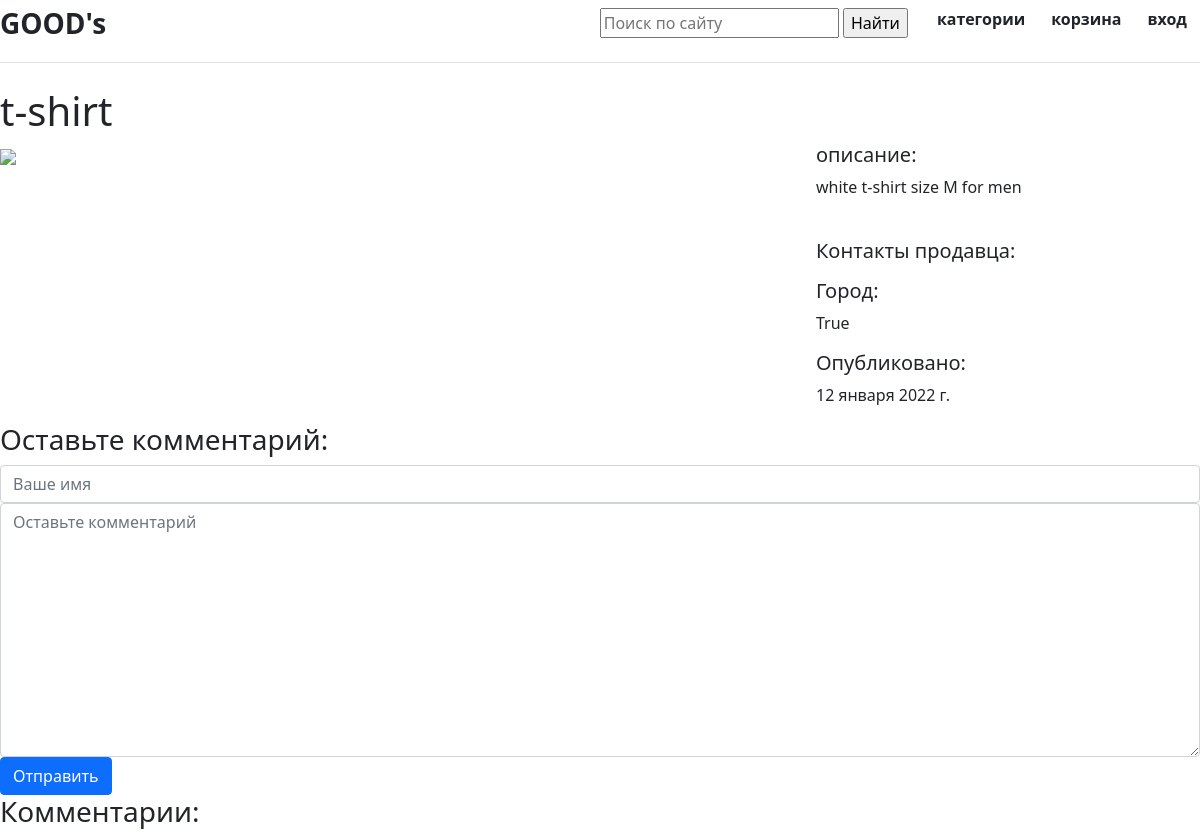
/1/, run on the app's committed database.
### goods/models.py (models this page shows, shortened)
class Post(models.Model):
    STATUS_CHOICES = (
        ('draft', 'Draft'),
        ('published', 'Published'),
    )
    CATEROGIES = (
        ("men's", "Men's"),
        ("women's", "Women's"),
        ("children's", "Children's"),
    )
    CITY = (
        ("Минск", "минск"),
        ("Брест", "брест"),
        ("Гродно", "гродно"),
        ("Гомель", "гомель"),
        ("Витебск", "витебск"),
        ("Могилев", "могилев")
    )
    author = models.ForeignKey(User, null=True, related_name='posts', on_delete=models.CASCADE)
    title = models.CharField(blank=True, max_length=100)
    category = models.CharField(max_length=10, choices=CATEROGIES)
    description = models.TextField(max_length=400)
    image = models.FileField(upload_to='img/')
    publish = models.DateTimeField(default=timezone.now)
    date = models.DateField(null=True, auto_now_add="True")
    status = models.CharField(max_length=10, choices=STATUS_CHOICES, default='draft')
    phone = models.CharField(blank=True, max_length=100)
    city = models.CharField(max_length=10, choices=CITY, default='')
    categories = models.ManyToManyField("Category", related_name='posts')
    class Meta:
        verbose_name = 'Пост'
        verbose_name_plural = 'Посты'

### goods/views.py (the view, shortened to what this page needs)
# urls.py: path('<int:pk>/', views.post, name="post"),
def post(request, pk):
    post = Post.objects.get(pk=pk)
    form = CommentForm()
    comments = CommentBest.objects.filter(post=post)
    context = {
        "post": post,
        "comments": comments,
        "form": form,
    }
    return render(request, "goods/post.html", context)

### goods/forms.py
class CommentForm(forms.Form):
    author = forms.CharField(
        max_length=60,
        widget=forms.TextInput(attrs={
            "class": "form-control",
            "placeholder": "Ваше имя"
        })
    )
    body = forms.CharField(widget=forms.Textarea(
        attrs={
            "class": "form-control",
            "placeholder": "Оставьте комментарий"
        })
    )

### goods/templates/goods/post.html (shortened to what this page needs)
{% extends "base.html" %}
{% load static %}
{% block content %}
<h1>{{ post.title }}</h1>
<div class="row">
    <div class="col-md-8">
        <img src="{% static goods.image %}">
    </div>
    <div class="col-md-4">
        <h5>описание:</h5>
        <p>{{ post.description }}</p>
        <br>
        <h5> Контакты продавца: </h5>
        <h5> Город: </h5>
        <p> {{ post.city}} </p>
        <h5> Опубликовано: </h5>
        <p>{{ post.date }}</p>
    </div>
    <h3>Оставьте комментарий:</h3>
    <form action="/{{ post.pk }}/" method="post">
        <div class="form-group">
            {{ form.author }}
        </div>
        <div class="form-group">
            {{ form.body }}
        </div>
        <button type="submit" class="btn btn-primary">Отправить</button>
    </form>
    <h3>Комментарии:</h3>
</div>
{% endblock %}

### data on the page
Post: title "t-shirt", description "white t-shirt size M for men", city "True", date "12 января 2022 г."
